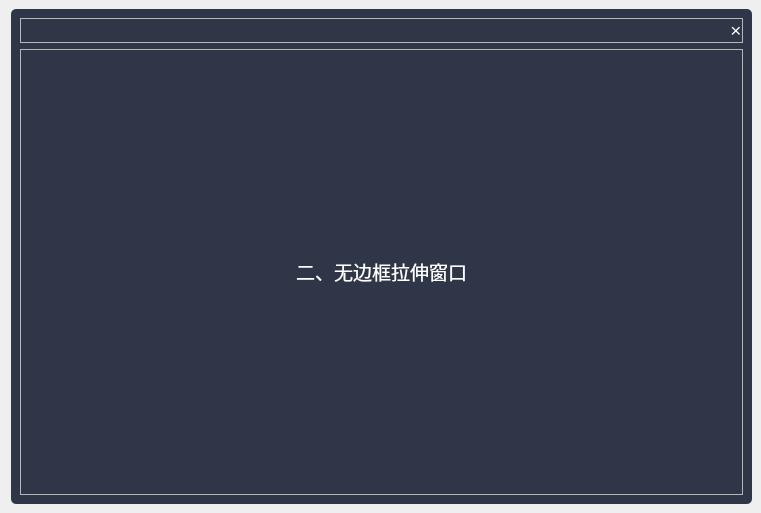
<?xml version="1.0" encoding="UTF-8"?>
<ui version="4.0">
 <class>Form</class>
 <widget class="QWidget" name="Form">
  <property name="geometry">
   <rect>
    <x>0</x>
    <y>0</y>
    <width>761</width>
    <height>513</height>
   </rect>
  </property>
  <property name="windowTitle">
   <string>Form</string>
  </property>
  <property name="styleSheet">
   <string notr="true">*
{
	font: 10pt &quot;楷体&quot;;
	font-size:14pt;
	color:white;
}

QFrame#frame
{
	background-color:#2F3648;
	border-radius: 5px;
}

/*原始*/ 
QPushButton
{
	background-color:#2F3648;
	border-radius: 0px;
}

/*悬停*/ 
QPushButton:hover
{
	color:#3376c1;
}

/*按下*/ 
QPushButton:pressed
{
	padding-bottom:-2px;
	padding-left:1px
}</string>
  </property>
  <layout class="QHBoxLayout" name="horizontalLayout">
   <property name="topMargin">
    <number>9</number>
   </property>
   <property name="rightMargin">
    <number>9</number>
   </property>
   <property name="bottomMargin">
    <number>9</number>
   </property>
   <item>
    <widget class="QFrame" name="frame">
     <property name="frameShape">
      <enum>QFrame::StyledPanel</enum>
     </property>
     <property name="frameShadow">
      <enum>QFrame::Raised</enum>
     </property>
     <layout class="QVBoxLayout" name="verticalLayout">
      <item>
       <widget class="QFrame" name="frame_2">
        <property name="sizePolicy">
         <sizepolicy hsizetype="Preferred" vsizetype="Fixed">
          <horstretch>0</horstretch>
          <verstretch>0</verstretch>
         </sizepolicy>
        </property>
        <property name="frameShape">
         <enum>QFrame::StyledPanel</enum>
        </property>
        <property name="frameShadow">
         <enum>QFrame::Raised</enum>
        </property>
        <layout class="QHBoxLayout" name="horizontalLayout_3">
         <property name="leftMargin">
          <number>0</number>
         </property>
         <property name="topMargin">
          <number>0</number>
         </property>
         <property name="rightMargin">
          <number>0</number>
         </property>
         <property name="bottomMargin">
          <number>0</number>
         </property>
         <item>
          <spacer name="horizontalSpacer">
           <property name="orientation">
            <enum>Qt::Horizontal</enum>
           </property>
           <property name="sizeHint" stdset="0">
            <size>
             <width>40</width>
             <height>20</height>
            </size>
           </property>
          </spacer>
         </item>
         <item>
          <widget class="QPushButton" name="pushButton_2">
           <property name="sizePolicy">
            <sizepolicy hsizetype="Fixed" vsizetype="Fixed">
             <horstretch>0</horstretch>
             <verstretch>0</verstretch>
            </sizepolicy>
           </property>
           <property name="text">
            <string>×</string>
           </property>
          </widget>
         </item>
        </layout>
       </widget>
      </item>
      <item>
       <widget class="QFrame" name="frame_3">
        <property name="frameShape">
         <enum>QFrame::StyledPanel</enum>
        </property>
        <property name="frameShadow">
         <enum>QFrame::Raised</enum>
        </property>
        <layout class="QHBoxLayout" name="horizontalLayout_2">
         <item>
          <widget class="QPushButton" name="pushButton">
           <property name="text">
            <string>二、无边框拉伸窗口</string>
           </property>
          </widget>
         </item>
        </layout>
       </widget>
      </item>
     </layout>
    </widget>
   </item>
  </layout>
 </widget>
 <resources/>
 <connections/>
</ui>
